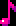

The image is a tile-based game level rendered from a .tmx file. Its description and complete source (layers, tilesets, objects, tile grids) follow:
An orthogonal 1x1 tile map with 16x26 px tiles, 1 tile layer (Tile Layer 1).

<map version="1.8" tiledversion="1.8.2" orientation="orthogonal" renderorder="right-down" width="1" height="1" tilewidth="16" tileheight="26" infinite="0" nextlayerid="2" nextobjectid="1">
 <tileset firstgid="1" source="music.tsx" />
 <layer id="1" name="Tile Layer 1" width="1" height="1">
  <data encoding="csv">
1
</data>
 </layer>
</map>
